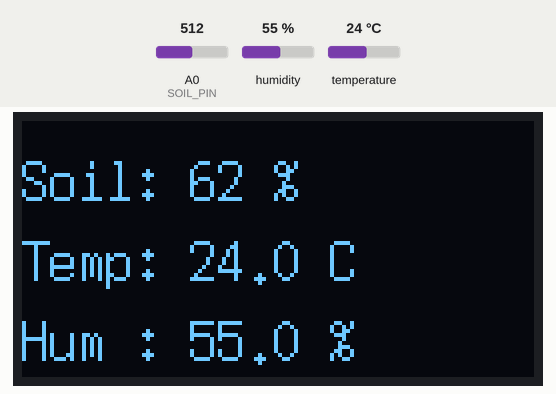
This sketch was run on a simulated Arduino Uno R4 WiFi. Parts: 128×64 one-colour display. Inputs (shaded band) come from the test bench; at power-on: humidity 55 %, A0 (SOIL_PIN) = 512, temperature 24 °C. WiFi joins after 1.5 s; servers stay silent unless stated; uploads are accepted with an empty reply; what the sketch prints to the serial monitor is not drawn.

Above: at 6.2 s.
6.3 s: humidity set to 22 %
At 8.2 s:
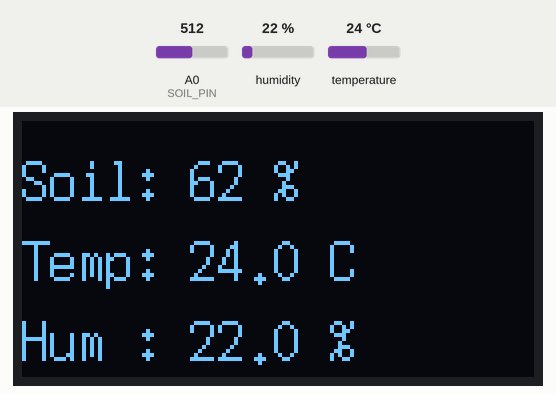
8.6 s: A0 (SOIL_PIN) set to 716
At 9.9 s:
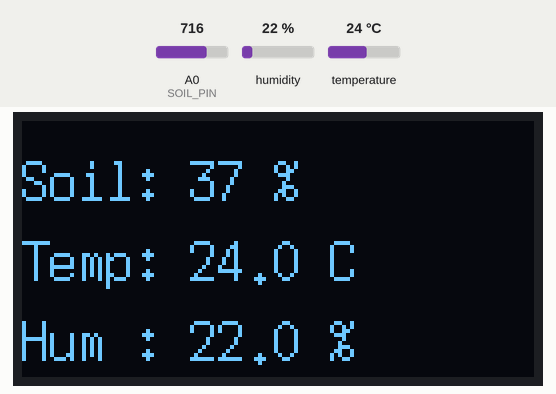
10.2 s: temperature set to 12 °C
At 11.9 s:
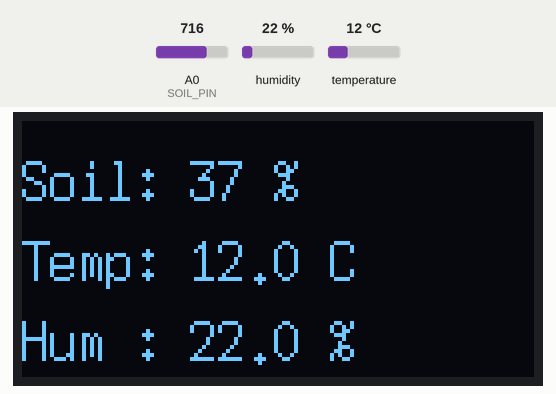
12.6 s: A0 (SOIL_PIN) set to 900
At 13.6 s:
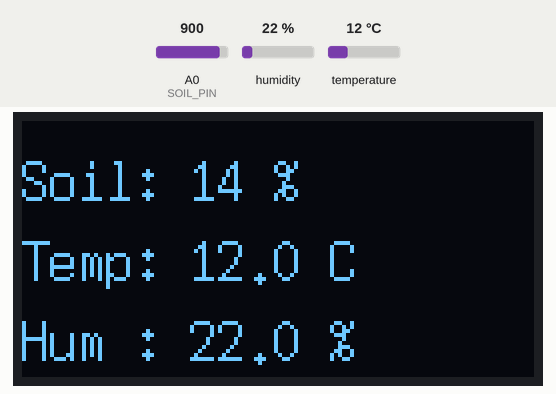
14.2 s: humidity set to 40 %
At 16.4 s:
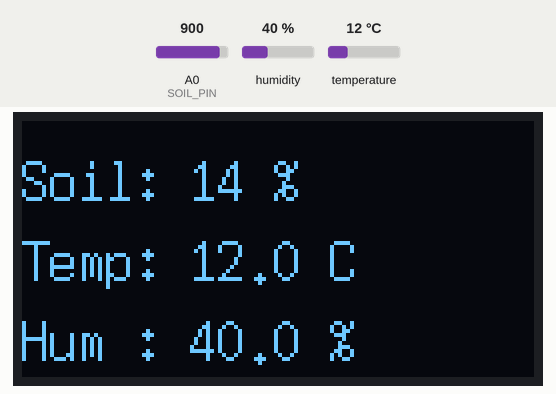
16.7 s: A0 (SOIL_PIN) set to 1023
At 17.2 s:
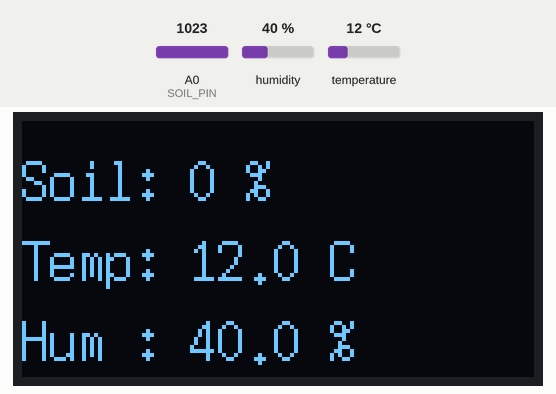
Timing chart, 0 to 19.3 s (numbered marks = the images above; inputs shaded):
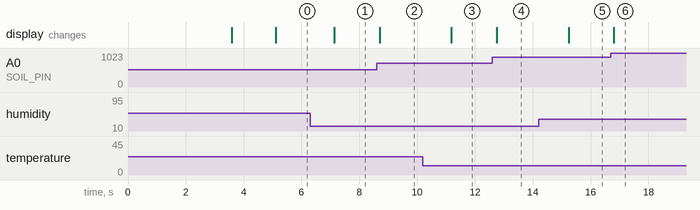

The sketch:

soil_monitor.ino
```cpp
#include <Wire.h>
#include <U8g2lib.h>
#include <DHT.h>
#include <WiFiS3.h>
#include <ArduinoHttpClient.h>

// ----- OLED -----
U8G2_SH1106_128X64_NONAME_F_HW_I2C oled(U8G2_R0, U8X8_PIN_NONE);

// ----- DHT22 -----
#define DHTPIN 2
#define DHTTYPE DHT22
DHT dht(DHTPIN, DHTTYPE);

// ----- Soil Sensor -----
#define SOIL_PIN A0

// ----- WiFi -----
const char* ssid = "Apoorvaaa";
const char* password = "apoorvaaa";

char serverAddress[] = "10.238.141.218";
int port = 8000;
String endpoint = "/soil-data";

WiFiClient wifi;
HttpClient client = HttpClient(wifi, serverAddress, port);

// ----- Timers -----
unsigned long lastReadTime = 0;
const unsigned long refreshInterval = 5000;

// ----- Data -----
int moisturePercent = 0;
float tempC = 0.0;
float humidity = 0.0;

void safeDHTRead() {
  // Try 5 times
  for (int i=0; i<5; i++) {
    tempC = dht.readTemperature();
    humidity = dht.readHumidity();

    if (!isnan(tempC) && !isnan(humidity)) return;
    delay(100);
  }
  // If still invalid, keep old values and print warning
  Serial.println("⚠️ DHT22 unstable, using previous values...");
}

void connectWiFi() {
  Serial.println("🌐 Connecting...");
  WiFi.begin(ssid, password);

  unsigned long start = millis();
  while (millis() - start < 8000) {  // max 8 seconds
    if (WiFi.status() == WL_CONNECTED) break;
    Serial.print(".");
    delay(300);
  }

  if (WiFi.status() == WL_CONNECTED) {
    Serial.println("\n✅ WiFi Connected!");
  } else {
    Serial.println("\n❌ WiFi Timeout");
  }

  oled.clearBuffer();
  oled.setFont(u8g2_font_7x14_tf);
  oled.drawStr(10, 35, WiFi.status() == WL_CONNECTED ? "WiFi Connected!" : "WiFi Failed!");
  oled.sendBuffer();
  delay(1500);
}

void sendToServer() {
  if (WiFi.status() != WL_CONNECTED) {
    Serial.println("⚠️ Not connected, skip upload");
    return;
  }

  String json = "{\"Soil\":" + String(moisturePercent) +
                ",\"Temp\":" + String(tempC, 1) +
                ",\"Hum\":" + String(humidity, 1) + "}";

  client.beginRequest();
  client.post(endpoint);
  client.sendHeader("Content-Type", "application/json");
  client.sendHeader("Content-Length", json.length());
  client.beginBody();
  client.print(json);
  client.endRequest();

  int status = client.responseStatusCode();
  String response = client.responseBody();

  Serial.print("📤 POST ");
  Serial.println(json);
  Serial.print("🔁 Code: ");
  Serial.println(status);
}

void setup() {
  Serial.begin(9600);
  dht.begin();
  pinMode(SOIL_PIN, INPUT);

  oled.begin();
  oled.setFont(u8g2_font_7x14_tf);

  oled.clearBuffer();
  oled.drawStr(10, 35, "Initializing...");
  oled.sendBuffer();

  delay(2000);
  connectWiFi();
}

void loop() {
  // Always read sensors
  int rawSoil = analogRead(SOIL_PIN);
  moisturePercent = map(rawSoil, 1023, 200, 0, 100);
  moisturePercent = constrain(moisturePercent, 0, 100);

  safeDHTRead();  // replaces DHT error crash

  // OLED ALWAYS updates
  oled.firstPage();
  do {
    char s1[25], s2[25], s3[25];
    sprintf(s1, "Soil: %d %%", moisturePercent);
    sprintf(s2, "Temp: %.1f C", tempC);
    sprintf(s3, "Hum : %.1f %%", humidity);

    oled.drawStr(0, 20, s1);
    oled.drawStr(0, 40, s2);
    oled.drawStr(0, 60, s3);

  } while (oled.nextPage());

  // every 5 seconds → send
  if (millis() - lastReadTime >= refreshInterval) {
    lastReadTime = millis();
    sendToServer();
  }

  delay(200);
}
```

Measured:
- after the input at 6.3 s, the display: changes after 0.83 s (image 1)
- after the input at 8.6 s, the display: changes after 0.11 s (image 2)
- after the input at 10.2 s, the display: changes after 0.98 s (image 3)
- after the input at 12.6 s, the display: changes after 0.16 s (image 4)
- after the input at 14.2 s, the display: changes after 1.1 s (image 5)
- after the input at 16.7 s, the display: changes after 0.11 s (image 6)
